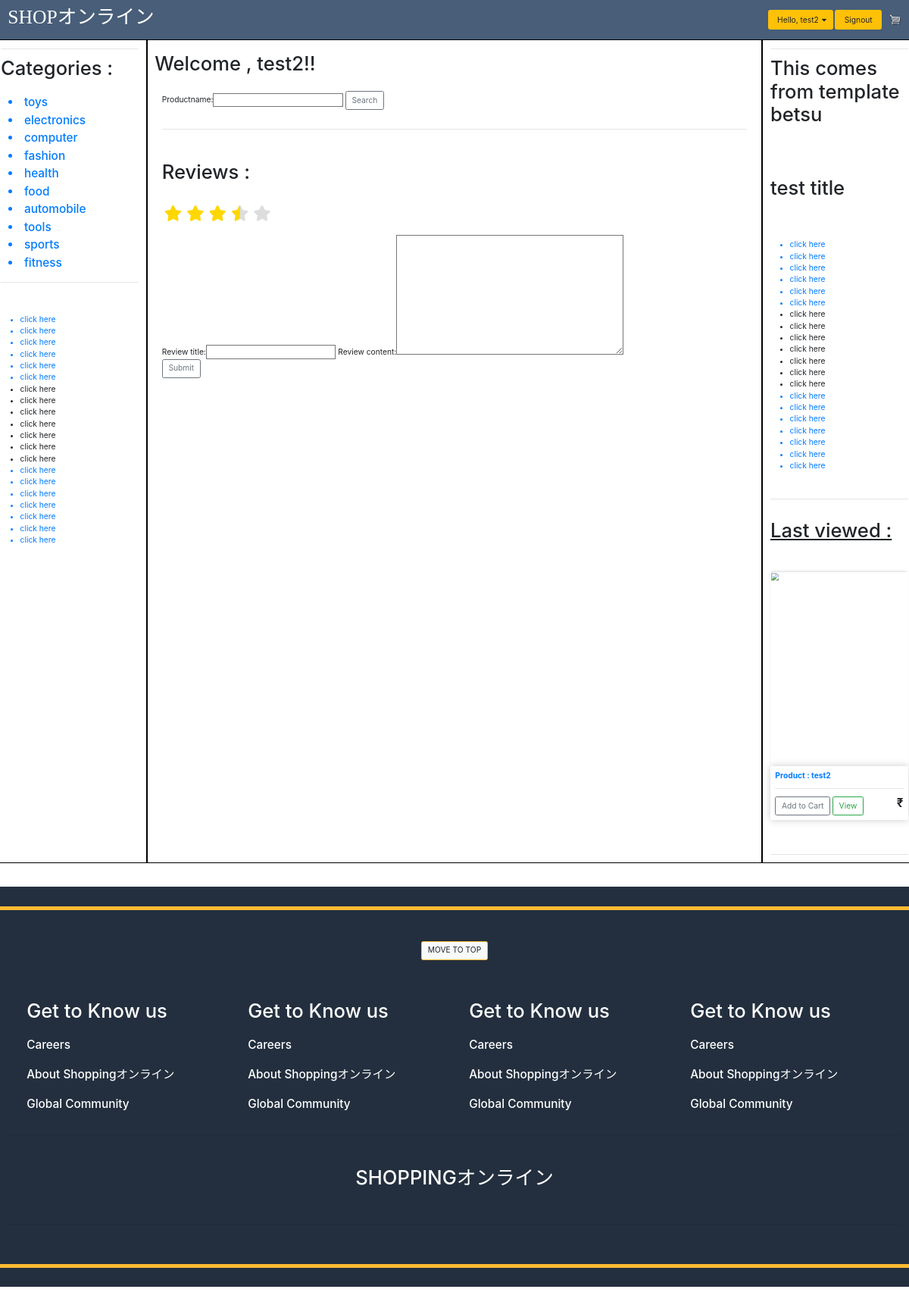
Screenshot of /reviews/review/1 (signed in) with the database file from the repository.
### structure/models.py (models this page shows, shortened)
class categories(models.Model):
    categoryid = models.AutoField(primary_key=True)
    categoryname = models.CharField(max_length=30)
    description = models.CharField(max_length=50 , blank=True)
    categorypicture = models.ImageField(upload_to = "category_pictures", blank = True)

### reviews/views.py (the view, shortened to what this page needs)
# urls.py: path('review/<pk>', views.review , name = "review"),
def review(request,pk):
    if request.method == "GET":
        print('Fetching all reviews !')
        product = products.objects.get(productid = pk)
        review = reviews.objects.filter(reviewed_product__productid = pk).order_by('-reviewed_time')
        category = categories.objects.all()
        form = searchproductform()
        reviewform = reviewForm()
        context = {
            'product' : product ,
            'review' : review,
            'category' : category,
            'form' : form,
            'reviewform' : reviewform,
        }
        return render(request, 'reviews/reviewpage.html' , context)

### homepage/forms.py
class searchproductform(ModelForm):
    def __init__(self, *args, **kwargs):
        super(searchproductform, self).__init__(*args, **kwargs)
        self.fields['productname'].required = False
    class Meta:
        model = products
        fields = ['productname']

### reviews/forms.py
class reviewForm(ModelForm):
    class Meta:
        model = reviews
        fields = '__all__'
        exclude = ['reviewed_by' , 'reviewed_product', 'stars' ]
    def __init__(self, *args, **kwargs):
        super(reviewForm, self).__init__(*args, **kwargs)
        self.fields['review_title'].required = True
        self.fields['review_content'].required = True

### templates/reviews/reviewpage.html (shortened to what this page needs)
<!DOCTYPE html>
{% extends "base.html" %}
{% load static %}
{% load bootstrap_tags %}
{% block leftnav %}
    <div class="right-nav">
        <hr>
        <h1> Categories : </h1><br>
            <div class="container">
                {% for cat in category %}
                    <h4><a href="{% url 'homepage:category' cat.categoryid %}" style="align-items: center;"><li>{{cat.categoryname}}</li></a></h4>
                {% endfor %}
            </div>
        <hr>
        <br><br>
        <ul>
            <a href="#"><li>click here</li></a>
            <a href="#"><li>click here</li></a>
            <a href="#"><li>click here</li></a>
            <a href="#"><li>click here</li></a>
            <a href="#"><li>click here</li></a>
            <a href="#"><li>click here</li></a>
            <li>click here</li>
            <li>click here</li>
            <li>click here</li>
            <li>click here</li>
            <li>click here</li>
            <li>click here</li>
            <li>click here</li>
            <a href="#"><li>click here</li></a>
            <a href="#"><li>click here</li></a>
            <a href="#"><li>click here</li></a>
            <a href="#"><li>click here</li></a>
            <a href="#"><li>click here</li></a>
            <a href="#"><li>click here</li></a>
            <a href="#"><li>click here</li></a>
        </ul>
    </div>
{% endblock %}
{% block rightnav %}
    <div class="right-nav">
        <hr>
        <h1> This comes from template betsu </h1>
        <br><br><br><br>
        <h1>test title</h1>
        <br><br><br>
        <ul>
            <a href=""><li>click here</li></a>
            <a href=""><li>click here</li></a>
            <a href=""><li>click here</li></a>
            <a href=""><li>click here</li></a>
            <a href=""><li>click here</li></a>
            <a href=""><li>click here</li></a>
            <li>click here</li>
            <li>click here</li>
            <li>click here</li>
            <li>click here</li>
            <li>click here</li>
            <li>click here</li>
            <li>click here</li>
            <a href=""><li>click here</li></a>
            <a href=""><li>click here</li></a>
            <a href=""><li>click here</li></a>
            <a href=""><li>click here</li></a>
            <a href=""><li>click here</li></a>
            <a href=""><li>click here</li></a>
            <a href=""><li>click here</li></a>
        </ul>
    </div>
{% endblock %}
    {% block body %}
        <br>
        <h1 id="top-section" style="align-items: center;"> Welcome , {{user.username}}!!</h1>
        <br>
        <form action = " {% url 'homepage:home' %}" enctype="multipart/form-data" method="POST">
            <div class="container sign-form">
                {{ form|as_bootstrap  }}
                <input type="submit" class = 'btn btn-outline-secondary' name="submit" value="Search">
            </div>
        </form>
        <br>
        <div class="container" >
            <hr>
            <br><br>
                <h1>Reviews : </h1><br>
                <form action = " {% url 'reviews:review' product.productid %}" enctype="multipart/form-data" method="POST">
                    <div class="reviewform">
                        <fieldset class="rating">
                            <input type="radio" id="star5" name="rating" value="5" required="true"/><label class = "full" for="star5" title="Awesome - 5 stars"></label>
                            <input type="radio" id="star4" name="rating" value="4" /><label class = "full" for="star4" title="Pretty good - 4 stars"></label>
                            <input type="radio" id="star3" name="rating" value="3" /><label class = "full" for="star3" title="Meh - 3 stars"></label>
                            <input type="radio" id="star2" name="rating" value="2" /><label class = "full" for="star2" title="Kinda bad - 2 stars"></label>
                            <input type="radio" id="star1" name="rating" value="1" /><label class = "full" for="star1" title="Sucks big time - 1 star"></label>
                        </fieldset>
                        <br><br><br>
                        {{ reviewform|as_bootstrap  }}
                    </div>
                    <input type="submit" class = 'btn btn-outline-secondary' name="submit" value="Submit">
                </form>
                <br><br>
            <br><br>
        </div>
{% endblock %}

### templates/base.html (shortened to what this page needs)
<!DOCTYPE html>
{% load static %}
<html>
<head>
    <link rel="stylesheet" href="https://stackpath.bootstrapcdn.com/bootstrap/4.4.1/css/bootstrap.min.css">
    <link rel="stylesheet" type="text/css" href="{% static 'css/base.css' %}">
    <link rel="stylesheet" href="https://use.fontawesome.com/releases/v5.12.1/css/all.css">
</head>
<body>
        <nav class="navbar navbar-expand-lg" style="background-color: #485e79;">
        <a class="navbar-brand" href="{% url 'homepage:home' %}"> <h1 style="font-family: comicsans; color: white;" >SHOPオンライン</h1></a>
        <div class="collapse navbar-collapse" id="navbarSupportedContent">
            <ul class="navbar-nav mr-auto">
                <li class="nav-item active" style="display: inline;">
                    <a class="nav-link" href="#"> <span class="sr-only">(current)</span></a>
                </li>
            </ul>
            <div class="form-inline my-2 my-lg-0">
                {% if user.is_authenticated %}
                    <div class="dropdown">
                        <a href="#" class="btn btn-warning" style="margin: 4px;"><button class = "button btn-warning dropbtn" style="border: none;"> Hello, {{user.username}}</button><i class="fa fa-caret-down"></i></a>
                    </div>
                    <a href="{% url 'registration:signout' %}" class="btn btn-warning"> <button class = "button btn-warning" style="border: none;" onclick="return confirm('are you sure ?') "> Signout </button></a>
                {% else %}
                    <a href="{% url 'registration:signin' %}" style="margin: 4px;" class="btn btn-warning">Signin</a>
                    <a href="{% url 'registration:signup' %}" class="btn btn-warning">Signup</a>
                {% endif %}
                <a href="{% url 'cart:home' %}">
                    <img id="cart-icon" src="{% static 'img/cart.png' %}">
                </a>
            </div>
        </div>
    </nav>
    <div class="row">
        <div class="col-md-2" style="border: 2px solid black; min-height: 1350px;">
            {% block leftnav %}
            {% endblock leftnav %}
        </div>
        <div class="col-md-8" style="border: 2px solid black;  min-height: 1350px;">
            {% block body %}
            {% endblock body %}
        </div>
        <div class="col-md-2" style="border: 2px solid black;  min-height: 1350px;">
            {% block rightnav %}
            {% endblock rightnav %}
            {% if request.session.current_pdt_id %}
                <br>
                <hr>
                <br>
                {% include 'nav content/rightnav/rightnav_recentproduct.html' %}
                <br><hr>
            {% endif %}
        </div>
    <br><br>
            <div style="background-color: #232F3E; height: 100%;">
                <br>
                <hr style="border-color: #ffbb33; border-width: 8px;">
                {% include 'landing/end.html' %}
                <hr style="border-color: #ffbb33; border-width: 8px;">
                <br>
            </div>
</body>
</html>

### templates/nav content/rightnav/rightnav_recentproduct.html
    <div>
        <h1> <u> Last viewed :</u> </h1>
        <br>
            <div class="pdt-box-rightnav">
                <a href="{% url 'products:home' request.session.current_pdt_id  %}">
                <img class="thumbnail" src={{request.session.current_pdt_pic}}>
                <div class="box-element product">
                    <h6><strong>Product : {{ request.session.current_pdt_name }}</strong></h6>
                    <hr></a>
            <a href="{% url 'products:addtocart' request.session.current_pdt_id %}"> <button  class="btn btn-outline-secondary add-btn">Add to Cart</button></a>
            <a class="btn btn-outline-success" href="{% url 'products:home' request.session.current_pdt_id %}">View</a>
            <h4 style="display: inline-block; float: right"><strong>₹{{request.session.current_pdt_price}}</strong></h4>
                </div>
            </div>
    </div>

### static/css/base.css (style rules this page uses)
html, body { zoom: 80%; max-width: 100%; overflow-x: hidden; }
.box-element { box-shadow: hsl(0, 0%, 80%) 0 0 16px; background-color: #fff; border-radius: 4px; padding: 10px; }
.product { border-radius: 0 0 4px 4px; }
.thumbnail { width: 100%; height: 400px; -webkit-box-shadow: -1px -3px 5px -2px rgba(214, 214, 214, 1); -moz-box-shadow: -1px -3px 5px -2px rgba(214, 214, 214, 1); box-shadow: -1px -3px 5px -2px rgba(214, 214, 214, 1); }
#cart-icon { width: 25px; display: inline-block; margin-left: 15px; }
.pdt-box-rightnav { margin: 30px 0px; }
.container { max-width: 100%; overflow:auto; }
fieldset, label { margin: 0; padding: 0; }
.rating { border: none; float: left; }
.rating > label:before { margin: 5px; font-size: 2em; font-family: FontAwesome; display: inline-block; content: "\f005"; }
.rating > label { color: #ddd; float: right; }
.rating > input:checked ~ label, .rating:not(:checked) > label:hover, .rating:not(:checked) > label:hover ~ label { color: #FFD700; }

### rows the page displays
categories: categoryname "toys"
categories: categoryname "electronics"
categories: categoryname "computer"
categories: categoryname "fashion"
categories: categoryname "health"
categories: categoryname "food"
categories: categoryname "automobile"
categories: categoryname "tools"
categories: categoryname "sports"
categories: categoryname "fitness"

### other values shown
{{ user.username }} "test2"
{{ request.session.current_pdt_name }} "test2"
